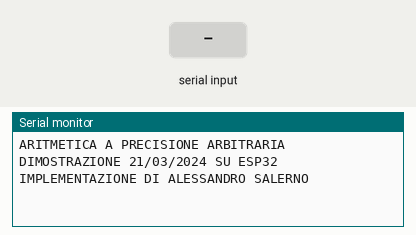
Recording of a program running on a simulated ESP32. Parts: the last lines printed to the serial monitor. The inputs (shaded band) are chosen by the test bench.

Above: at 1.2 s.
1.3 s: "+\n" received over Serial
At 2.5 s:
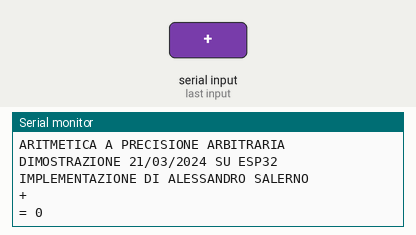
2.8 s: "-\n" received over Serial
At 3.6 s:
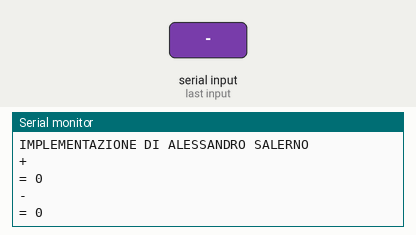

Measured:
- after the input at 1.3 s, the serial monitor: prints a new line at once (image 1)
- after the input at 2.8 s, the serial monitor: prints a new line at once (image 2)

The program:

main.cpp
```cpp
#include <Arduino.h>
#include "apmath.hpp"
#include <vector>


std::vector<char> input_buffer = std::vector<char>();
uint32_t input_len = 0;


void setup() {
  Serial.begin(9600);
  Serial.setTimeout(10);

  Serial.println("ARITMETICA A PRECISIONE ARBITRARIA");
  Serial.println("DIMOSTRAZIONE 21/03/2024 SU ESP32");
  Serial.println("IMPLEMENTAZIONE DI ALESSANDRO SALERNO");
  Serial.println();
}

void loop() {
    while (Serial.available() > 0) {
        char c = Serial.read();

        if (c == '\r') {
            input_buffer.clear();
            break;
        }

        Serial.print(c);
        Serial.flush();

        if (c == 0x08 && input_len > 0) {
            input_buffer.pop_back();
            input_len--;
            Serial.print(' ');
            Serial.print((char) 0x08);
            Serial.flush();
            break;
        }

        if (c == '\n') {
            char *input_buf = new char[input_len + 1];
            strncpy(input_buf, input_buffer.data(), input_len);
            input_buf[input_len] = 0;

            char *input = input_buf;
            char *num_buf = new char[input_len];
            char *num_ptr = num_buf;

            for (*num_ptr = *input++; (*++num_ptr = *input) != 0 && isdigit(*input); input++);
            *num_ptr = 0;

            apmath::Number a(num_buf);

            num_ptr = num_buf;
            for (*num_ptr = *input++; (*++num_ptr = *input) != 0 && isdigit(*input); input++);
            *num_ptr = 0;

            apmath::Number b(num_buf);
            apmath::Number c = a + b;
            const char *sum = c.c_str();

            Serial.print("= ");
            Serial.println(sum);
            Serial.println();

            input_len = 0;
            input_buffer.clear();
            delete sum;
            delete input_buf;
            delete num_buf;
            break;
        }

        if (isalnum(c) || c == '+' || c == '-') {
            input_buffer.push_back(c);
            input_len++;
        }
    }
}
```
